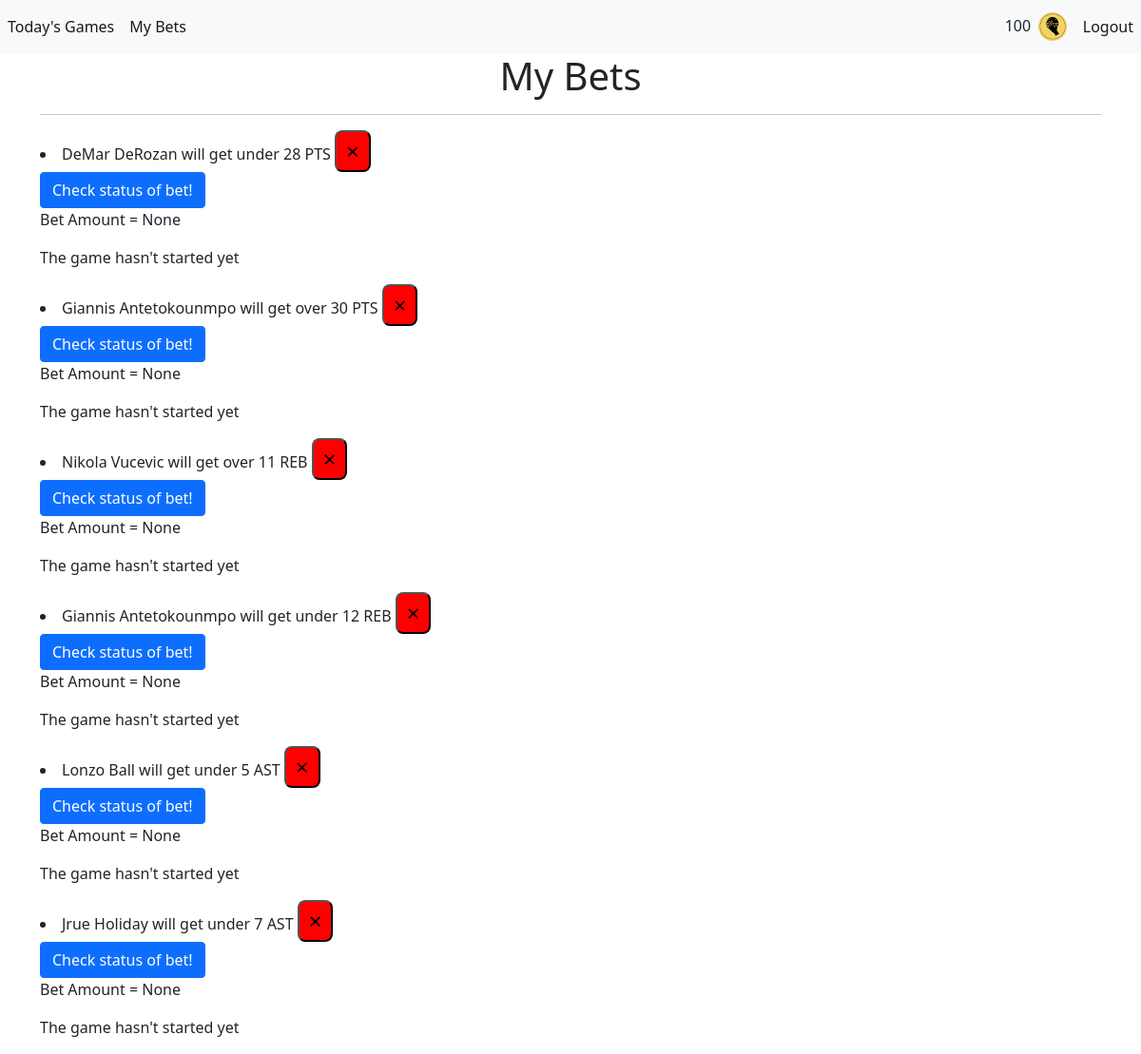
The page /my-bets (signed in) on the database as committed earlier.
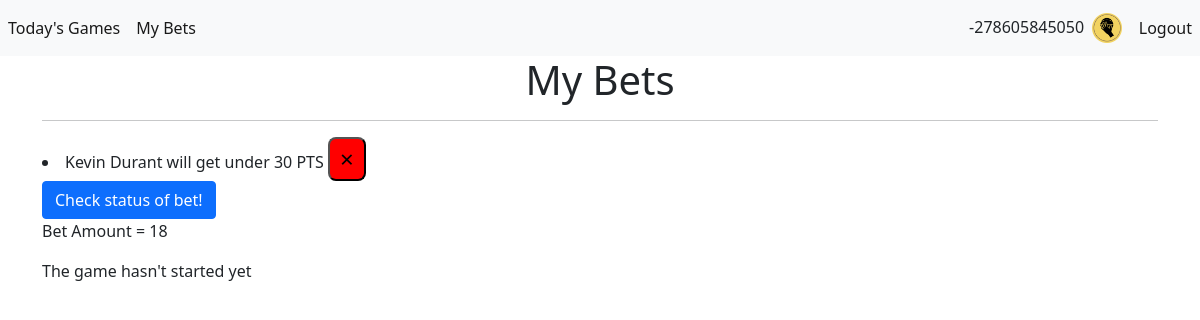
The same page on the database as committed later.
### app/models.py (models this page shows)
class User(db.Model, UserMixin):
    id = db.Column(db.Integer, primary_key = True)
    email = db.Column(db.String(150), unique = True)
    password = db.Column(db.String(150))
    first_name = db.Column(db.String(150))
    last_name = db.Column(db.String(150))
    swishcoins = db.Column(db.Integer, default = 100)
    bets = db.relationship('Bet')

class Bet(db.Model):
    __table_args__ = (
        db.UniqueConstraint('game_id', 'team', 'player_name', 'statistic', 'num_stats', 'user_id'),
    )
    id = db.Column(db.Integer, primary_key = True)
    game_id = db.Column(db.String(50))
    team = db.Column(db.String(100))
    player_name = db.Column(db.String(500))
    statistic = db.Column(db.String(100))
    over_statistic = db.Column(db.Boolean, default = False, nullable = False)
    num_stats = db.Column(db.Integer)
    date = db.Column(db.DateTime(timezone=True), server_default=func.now())
    w_or_l = db.Column(db.Boolean, default = None, nullable = True)
    game_status = db.Column(db.Integer, nullable = True)
    stats_actual = db.Column(db.Integer, nullable = True)
    wagered_amount = db.Column(db.Integer, nullable = True)
    net_revenue = db.Column(db.Integer, nullable = True)
    user_id = db.Column(db.Integer, db.ForeignKey('user.id'))

### app/views.py (the view)
@app.route("/my-bets")
def my_bets():
    return render_template("user_bets.html", user = current_user)

### app/__init__.py (called while the page is built)
@login_manager.user_loader
def load_user(id):
    return User.query.get(int(id))

### app/templates/user_bets.html (shortened to what this page needs)
{% extends "main/base.html" %}
{% block main %}
<div class="container">
    <div class="row">
        <div class="col">
            <h1>My Bets</h1>
            <hr>
            <p> {% for bet in user.bets %}
                <li>{% if bet.over_statistic == true %}
                    {{bet.player_name}} will get over {{bet.num_stats| round| int}} {{ bet.statistic }}
                    {% else %}
                    {{bet.player_name}} will get under {{bet.num_stats| round| int}} {{ bet.statistic }}
                    {% endif %}
                    <button type="button" class="close" onClick="deleteBet('{{ bet.id }}')">
                        <span aria-hidden="true">&times;</span>
                    </button>
                    <br>
                    <button type="button" class="btn btn-primary" onClick = "checkBetStatus('{{ bet.id }}')">
                        Check status of bet!
                    </button>
                    <p> Bet Amount = {{ bet.wagered_amount }} </p>
                    {% if bet.game_status is none or bet.game_status == 1  %}
                        <p>The game hasn't started yet</p>
                    {% elif bet.game_status == 2 and bet.w_or_l is none %}
                        <p style="color: rgb(202, 181, 28)">The game is in progress. {{ bet.player_name }} currently has {{ bet.stats_actual }} {{ bet.statistic }}</p>
                    {% elif bet.game_status == 2 and bet.w_or_l == true %}
                        <p style="color: rgb(0, 240, 160)">You won! {{ bet.player_name }} currently has {{ bet.stats_actual }} {{ bet.statistic }}</p>
                    {% elif bet.game_status == 2 and bet.w_or_l == false %}
                        <p style="color: red"> You lost. {{ bet.player_name }} currently has {{ bet.stats_actual }} {{ bet.statistic }}</p>
                    {% elif bet.game_status == 3 %}
                        {% if bet.w_or_l == true %}
                        <p style = "color: rgb(0, 240, 160);">You won! {{ bet.player_name }} got {{ bet.stats_actual }} {{ bet.statistic }}!</p>
                        {% else %}
                        <p style = "color: red;">You lost. {{ bet.player_name }} got {{ bet.stats_actual }} {{ bet.statistic }}</p>
                        {% endif %}
                    {% endif %}
                </li>
                {% endfor %}
            </p>
        </div>
    </div>
</div>
{% endblock %}

### app/templates/main/base.html (shortened to what this page needs)
<!doctype html>
<html lang="en">
<head>
    <link href="https://cdn.jsdelivr.net/npm/bootstrap@5.1.3/dist/css/bootstrap.min.css" rel="stylesheet"
>
    <link rel="stylesheet" href="{{ url_for('static', filename='css/style.css') }}">
</head>
<body>
    <nav class="navbar navbar-expand-lg navbar-light bg-light">
        <div class="collapse navbar-collapse" id="navbar">
            <div class="navbar-nav">
                {% if user.is_authenticated %}
                <a class="nav-link active" id="today_games" href="/">Today's Games</a>
                <a class="nav-link active" id="today_games" href="/my-bets">My Bets</a>
                {% else %}
                <a class="nav-link active" id="login" href="/login">Login</a>
                <a class="nav-link active" id="sign_up" href="/sign-up">Sign Up</a>
                {% endif %}
            </div>
        </div>
        <div class="collapse navbar-collapse" id="navbarNav">
            <ul class="navbar-nav ms-auto mb-2 mb-lg-0">
                <li style="padding-top:7px;"> {{ user.swishcoins }} &nbsp; </li>
                <li><img style="max-width: 35px; max-height: 35px; padding-top: 5px" src="{{ url_for('static', filename='img/CourtsideBets_logo.png') }}"> &nbsp; </li>
                <li><a class="nav-link active" id="logout" href="/logout">Logout</a></li>
            </ul>
            </div>
    </nav>
    <main>
        {% block main %} {% endblock %}
    </main>
</body>
</html>

### app/static/css/style.css (style rules this page uses)
h1 { text-align: center; }
.close { background-color: red; color: black; text-align: center; font-size: 24px; padding: 2px 10px; transition-duration: 0.4s; border-radius: 8px; }

Rows that differ between the two databases and show on the page:
no longer on this page (row edited): Bet: player_name "Giannis Antetokounmpo", num_stats "30", statistic "PTS", wagered_amount "None", shows "The game hasn't started yet"
no longer on this page (row edited): Bet: player_name "Nikola Vucevic", num_stats "11", statistic "REB", wagered_amount "None", shows "The game hasn't started yet"
removed Bet: player_name "Giannis Antetokounmpo", num_stats "12", statistic "REB", wagered_amount "None", shows "The game hasn't started yet"
removed Bet: player_name "Lonzo Ball", num_stats "5", statistic "AST", wagered_amount "None", shows "The game hasn't started yet"
removed Bet: player_name "Jrue Holiday", num_stats "7", statistic "AST", wagered_amount "None", shows "The game hasn't started yet"
changed User: swishcoins "100" → "-278605845050"
changed Bet "PTS": player_name "DeMar DeRozan" → "Kevin Durant"; num_stats "28" → "30"; wagered_amount "None" → "18"
